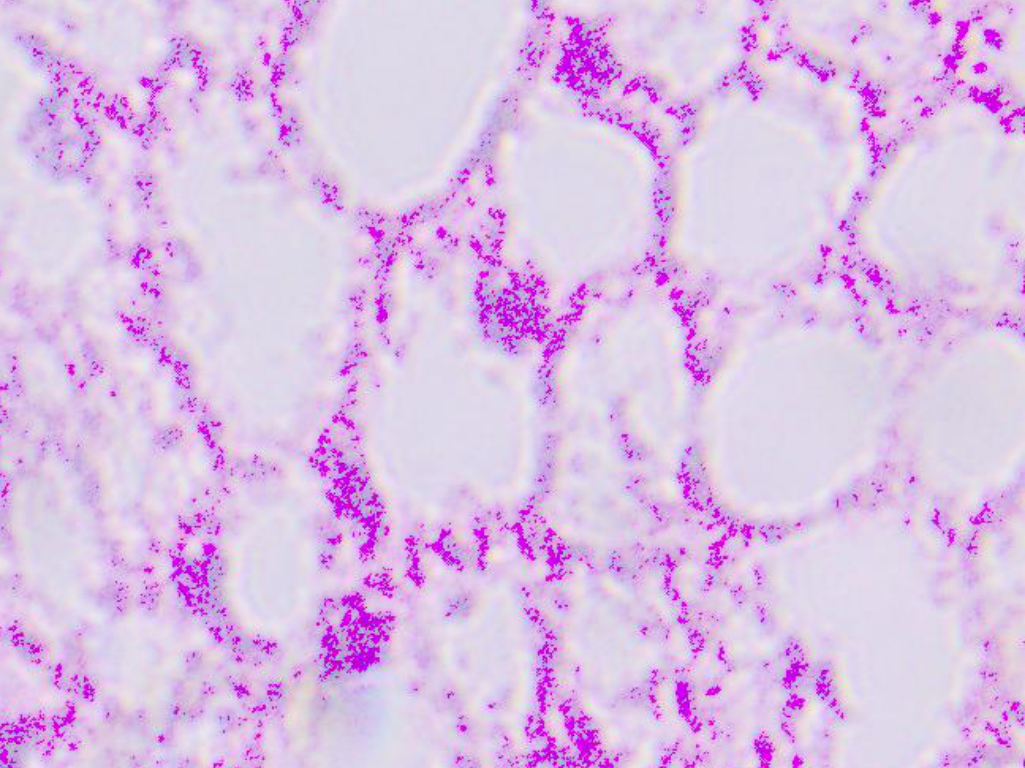
#> input picture saved_img/crop/img_crop_2_4.png, 1025 x 768 px, found by its file name
$ python .watershed.py
#> lines starting #> are read from the running program, lines starting #| are printed output that depends on the picture; after the words box and inside, x2 and y2 are one past the last pixel; in counts of white or black regions, pixels touching at a corner belong together
import numpy as np
import cv2 as cv
from matplotlib import  pyplot as plt

def app():
    img = cv.imread("../historical_function/img_crop_2_4.png")
#> img is the input picture: shape (768, 1025, 3); mean B, G, R 229.8, 191.1, 220

    # operasi mengganti objek yg dideteksi
    thres = thresholding(img)
    morphological_opr(thres)
    switch()

    # operasi mendeteksi objek yg telah diganti
    citra = cv.imread("revert.png")

    plt.subplot(241)
    plt.imshow(citra[..., :: -1])
    plt.xticks([]), plt.yticks([])
    plt.title('citra asal')

    citraBiner = gray(citra)
    pembukaan, kernel = morphology(citraBiner)
    ltrBelakang = latarBelakang(pembukaan, kernel)
    ltrDepan = latarDepan(pembukaan)
    drhTakBertuan = daerahTakBertuan(ltrDepan, ltrBelakang)
    label = penanda(ltrDepan)
    watershed(img, citra, label, drhTakBertuan)
    plt.show()

def thresholding(img):
    # konversi gambar abu-abu jadi biner
    gray = cv.cvtColor(img, cv.COLOR_BGR2GRAY)
    thresh = cv.threshold(gray, 0, 255, cv.THRESH_BINARY + cv.THRESH_OTSU)[1]
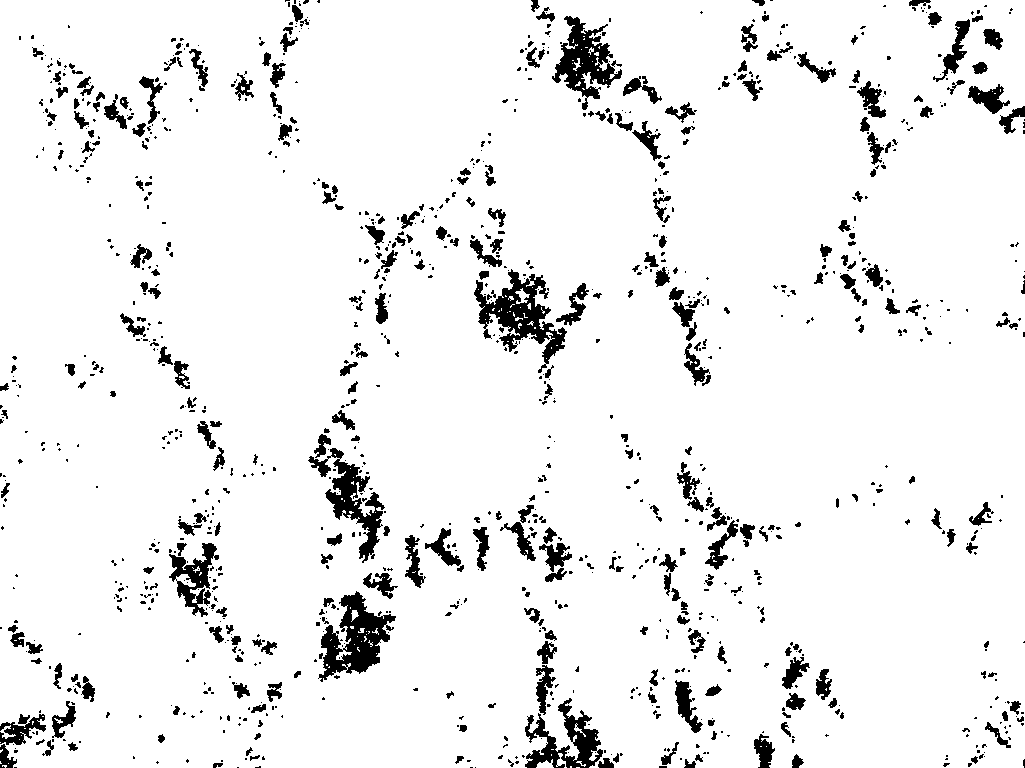
#> thresh: shape (768, 1025); 93.1% white; 1172 black regions (834 under 20 px), largest, box (x1, y1, x2, y2) and area: (474, 269, 567, 373) 3313, (318, 591, 396, 682) 3169, (552, 16, 622, 110) 2628
    return thresh

def morphological_opr(thresh):
    # membersihkan gambar biner atau menghilangkan noise pada objek
    img_mop = cv.morphologyEx(thresh, cv.MORPH_OPEN, cv.getStructuringElement(cv.MORPH_ELLIPSE, (50,50)))
#> img_mop: shape (768, 1025); 70% white; 15 black regions (6 under 20 px), largest, box (x1, y1, x2, y2) and area: (18, 0, 844, 768) 162630, (718, 0, 1025, 344) 30389, (503, 0, 730, 386) 20160
    img_mop = cv.morphologyEx(img_mop, cv.MORPH_CLOSE, cv.getStructuringElement(cv.MORPH_ELLIPSE, (1,1)))
    cv.imwrite("morp.png", img_mop)

def switch():
    img = cv.imread("morp.png", 0)

    for i in range(0, img.shape[0]):
        for j in range(0, img.shape[1]):
            px = 255 if img[i][j] == 0 else 0
            img[i][j] = px

    cv.imwrite("revert.png", img)

def gray(citra):
    abuAbu = cv.cvtColor(citra, cv.COLOR_BGR2GRAY)
    ambang, citraBiner = cv.threshold(abuAbu, 0, 255, cv.THRESH_BINARY_INV + cv.THRESH_OTSU)
#> ambang = 0

    plt.subplot(242)
    plt.imshow(citraBiner, cmap="gray", vmin=0, vmax=255)
    plt.xticks([]), plt.yticks([])
    plt.title('citra biner')
    return citraBiner

def morphology(citraBiner):
    kernel = np.ones((3, 3), np.uint8)
    pembukaan = cv.morphologyEx(citraBiner, cv.MORPH_OPEN, kernel, iterations=2)
#> pembukaan: shape (768, 1025); 69.9% white; 13 black regions (5 under 20 px), largest, box (x1, y1, x2, y2) and area: (18, 0, 844, 768) 182829, (718, 0, 1025, 344) 30396, (0, 574, 118, 768) 8566
#> in app, `pembukaan, kernel = morphology(citraBiner)`: kernel = [[1, 1, 1], [1, 1, 1], [1, 1, 1]]

    plt.subplot(243)
    plt.imshow(pembukaan, cmap="gray", vmin=0, vmax=255)
    plt.xticks([]), plt.yticks([])
    plt.title('pembukaan')
    return pembukaan, kernel

def latarBelakang(pembukaan, kernel):
    latarBkg = cv.dilate(pembukaan, kernel, iterations=2)
#> latarBkg: shape (768, 1025); 73.6% white; 15 black regions (3 under 20 px), largest, box (x1, y1, x2, y2) and area: (25, 0, 842, 768) 144906, (724, 0, 1025, 173) 18159, (505, 0, 726, 384) 17345
    plt.subplot(244)
    plt.imshow(pembukaan, cmap="gray", vmin=0, vmax=255)
    plt.xticks([]), plt.yticks([])
    plt.title('latar belakang')
    return latarBkg

def latarDepan(pembukaan):
    transformjarak = cv.distanceTransform(pembukaan, cv.DIST_L2, cv.DIST_MASK_5)
    ambang, latarDpn = cv.threshold(transformjarak, 0.24 * transformjarak.max(), 255, cv.THRESH_BINARY)
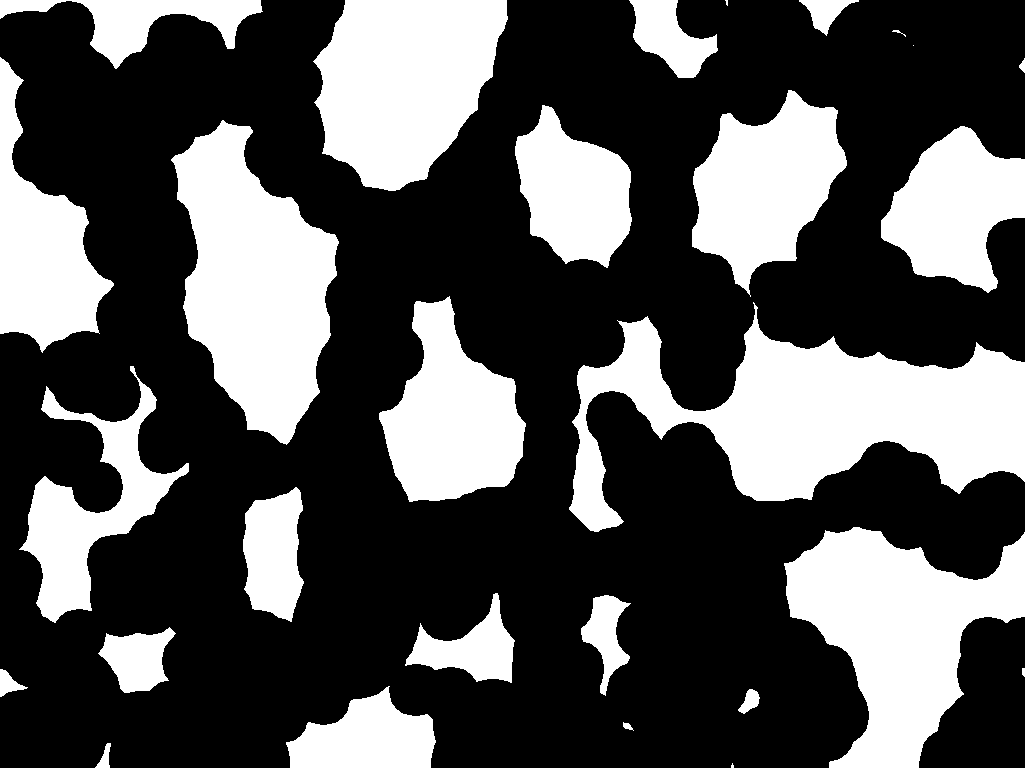
#> latarDpn: shape (768, 1025) float32; 33.6% white; 28 white regions (3 under 20 px), largest, box (x1, y1, x2, y2) and area: (569, 302, 1025, 532) 45867, (171, 120, 339, 445) 32429, (784, 527, 1025, 768) 30733
#> ambang = 25.44

    plt.subplot(245)
    cv.imwrite("latarDepan.png", latarDpn)
    plt.imshow(latarDpn, cmap="gray", vmin=0, vmax=255)
    plt.xticks([]), plt.yticks([])
    plt.title('latar depan')
    return latarDpn

def daerahTakBertuan(latarDepan, latarBelakang):
    latarDepan = np.uint8(latarDepan)
    daerahTakBertuan = cv.subtract(latarBelakang, latarDepan)
#> daerahTakBertuan: shape (768, 1025); 40% white; 9 white regions, largest, box (x1, y1, x2, y2) and area: (144, 0, 1025, 768) 189873, (0, 0, 290, 768) 66568, (259, 566, 542, 768) 20110
    plt.subplot(246)
    plt.imshow(daerahTakBertuan, cmap="gray", vmin=0, vmax=255)
    plt.xticks([]), plt.yticks([])
    plt.title('tak bertuan')

    return daerahTakBertuan

def penanda(latarDepan):
    latarDepan = np.uint8(latarDepan)
    jumObjek, penanda = cv.connectedComponents(latarDepan)
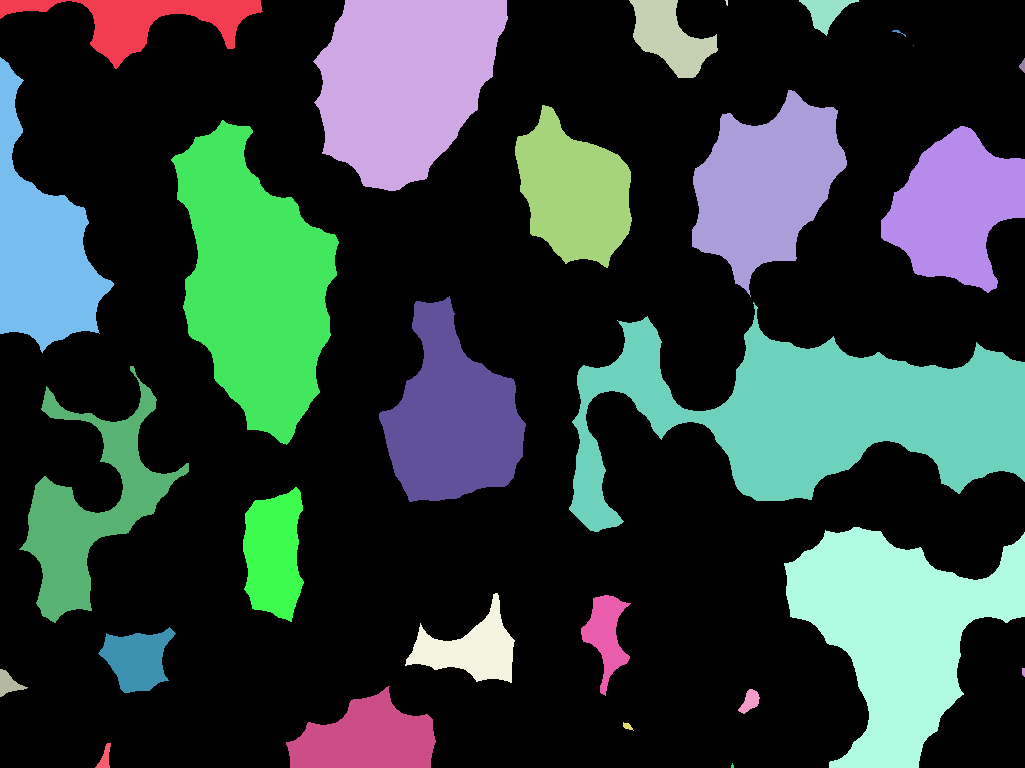
#> penanda: shape (768, 1025) int32; 29 distinct labels, from 0 to 28; one colour per label, 0 black
#> jumObjek = 29
    print("jumlah koin:", jumObjek - 1)
#| jumlah koin: 28
    return penanda

def watershed(img, citra, penanda, daerahTakBertuan):
    penanda = penanda + 1
#> penanda: shape (768, 1025) int32; 29 distinct labels, from 1 to 29
    penanda[daerahTakBertuan == 255] = 0
#> penanda: shape (768, 1025) int32; 30 distinct labels, from 0 to 29

    penanda = cv.watershed(citra, penanda)
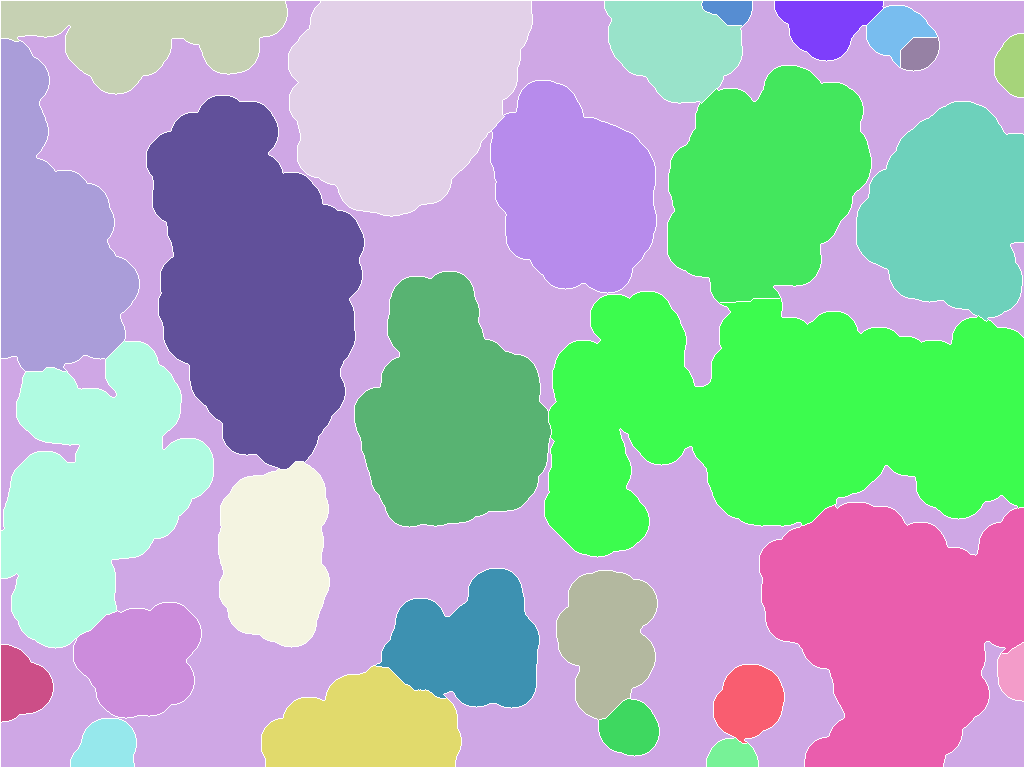
#> penanda: shape (768, 1025) int32; 30 distinct labels, from -1 to 29; one colour per label, 0 black, -1 white
    plt.subplot(247)
    plt.imshow(penanda, cmap="jet")
    plt.xticks([]), plt.yticks([])
    plt.title('penanda')

    img[penanda == -1] = [0, 255, 0]
#> img: shape (768, 1025, 3)
    plt.subplot(248)
    plt.imshow(img[..., :: -1])
    cv.imwrite("hasil.png", img)
    plt.xticks([]), plt.yticks([])
    plt.title('hasil akhir')

app()
#> in app, `plt.show()`:
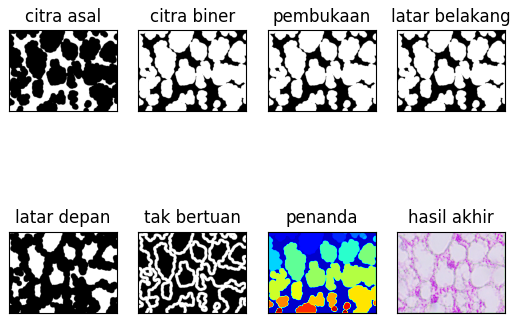
#> figure drawn by matplotlib, 8 panels

$ run again, with saved_img/crop/img_crop_1_1.png copied over saved_img/crop/img_crop_2_4.png
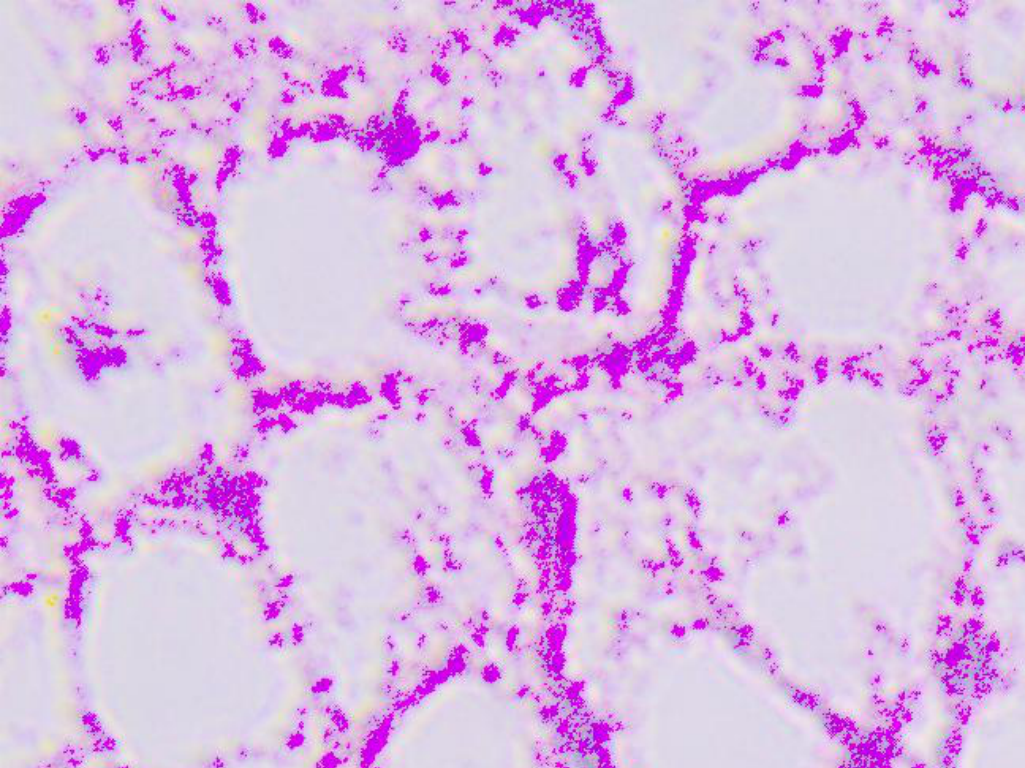
#> input picture saved_img/crop/img_crop_1_1.png, 1025 x 768 px, found by its file name
#> in app, img is the input picture: shape (768, 1025, 3); mean B, G, R 227.9, 183.2, 219.3
#> thresh: shape (768, 1025); 89.2% white; 886 black regions (571 under 20 px), largest, box (x1, y1, x2, y2) and area: (561, 139, 820, 390) 6994, (516, 469, 579, 616) 4192, (267, 88, 440, 171) 4156
#> img_mop: shape (768, 1025); 59.3% white; 7 black regions (1 under 20 px), largest, box (x1, y1, x2, y2) and area: (0, 0, 1025, 768) 309639, (61, 289, 179, 382) 4676, (0, 165, 52, 381) 3496, (48, 706, 128, 768) 2242, (214, 752, 247, 768) 368, (773, 512, 790, 525) 119
#> in gray, `ambang, citraBiner = cv.threshold(abuAbu, 0, 255, cv.THRESH_BINARY_INV..`: ambang = 0
#> kernel = [[1, 1, 1], [1, 1, 1], [1, 1, 1]]
#> latarBkg: shape (768, 1025); 62.7% white; 7 black regions, largest, box (x1, y1, x2, y2) and area: (0, 0, 1025, 768) 284362, (64, 292, 165, 379) 3855, (0, 168, 47, 375) 2829
#> latarDpn: shape (768, 1025) float32; 26.4% white; 33 white regions (7 under 20 px), largest, box (x1, y1, x2, y2) and area: (624, 404, 943, 688) 37545, (0, 551, 292, 768) 32322, (240, 165, 403, 360) 21627
#> in latarDepan, `ambang, latarDpn = cv.threshold(transformjarak, 0.24 * transformjarak...`: ambang = 25.79
#> daerahTakBertuan: shape (768, 1025); 36.3% white; 19 white regions, largest, box (x1, y1, x2, y2) and area: (563, 377, 971, 768) 58936, (0, 405, 519, 768) 50231, (0, 0, 256, 496) 46568
#> in penanda, `jumObjek, penanda = cv.connectedComponents(latarDepan)`:
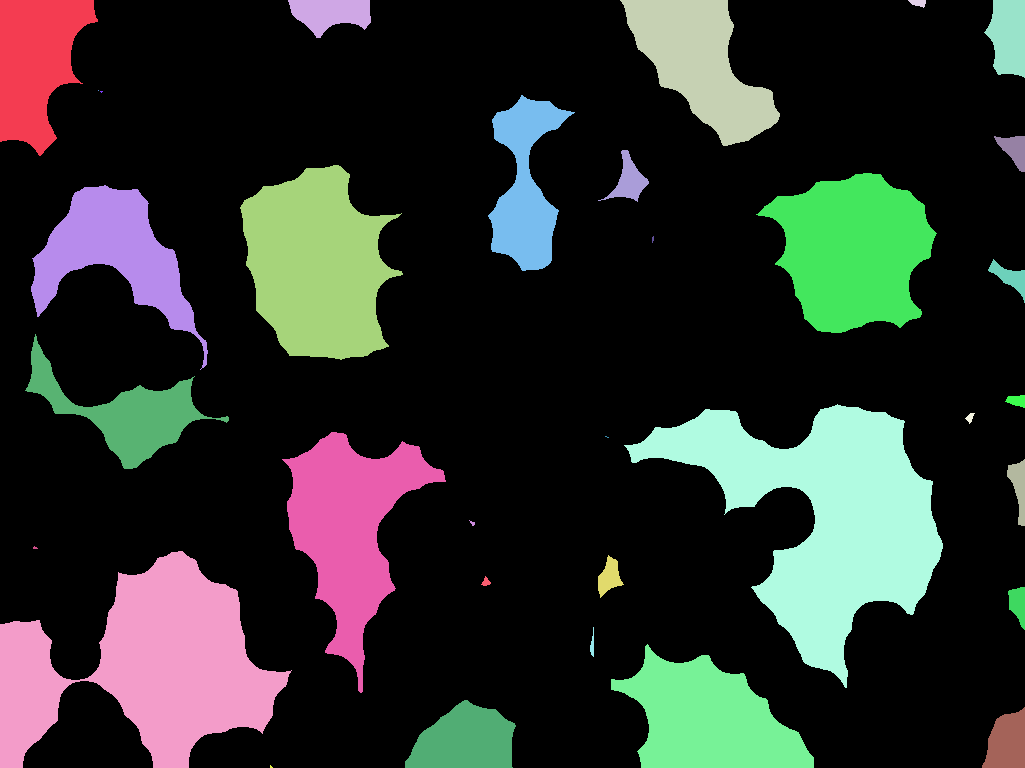
#> penanda: shape (768, 1025) int32; 34 distinct labels, from 0 to 33; one colour per label, 0 black
#> jumObjek = 34
#| jumlah koin: 33
#> in watershed, `img[penanda == -1] = [0, 255, 0]`:
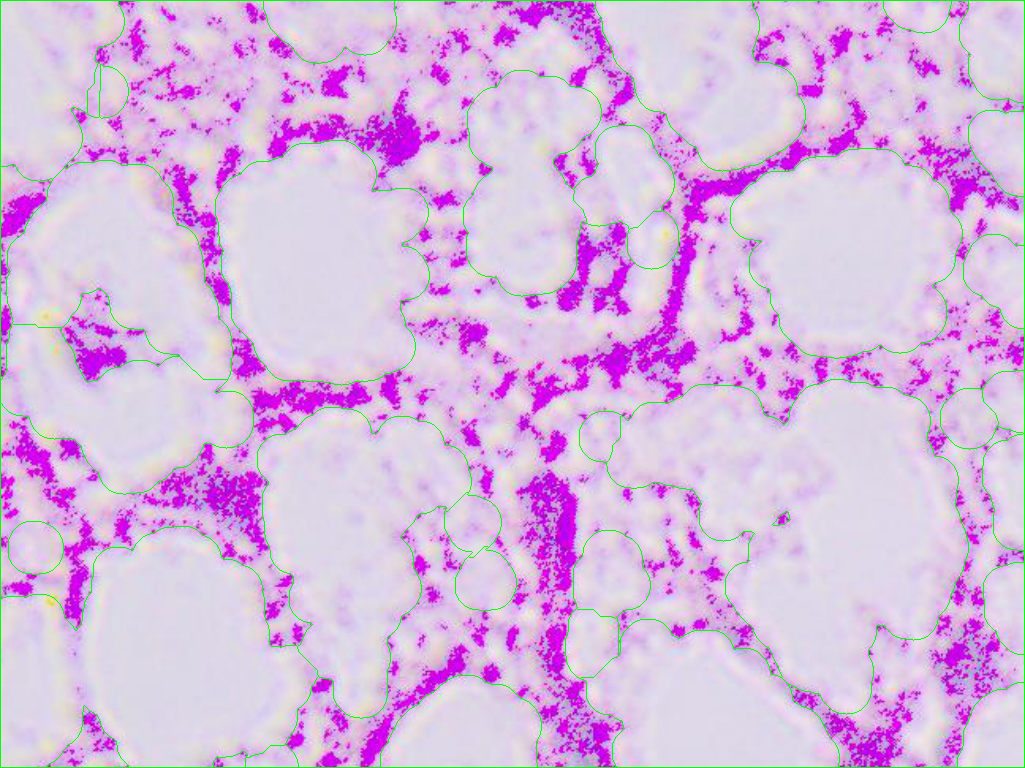
#> img: shape (768, 1025, 3); mean B, G, R 223.9, 184.6, 215.4
